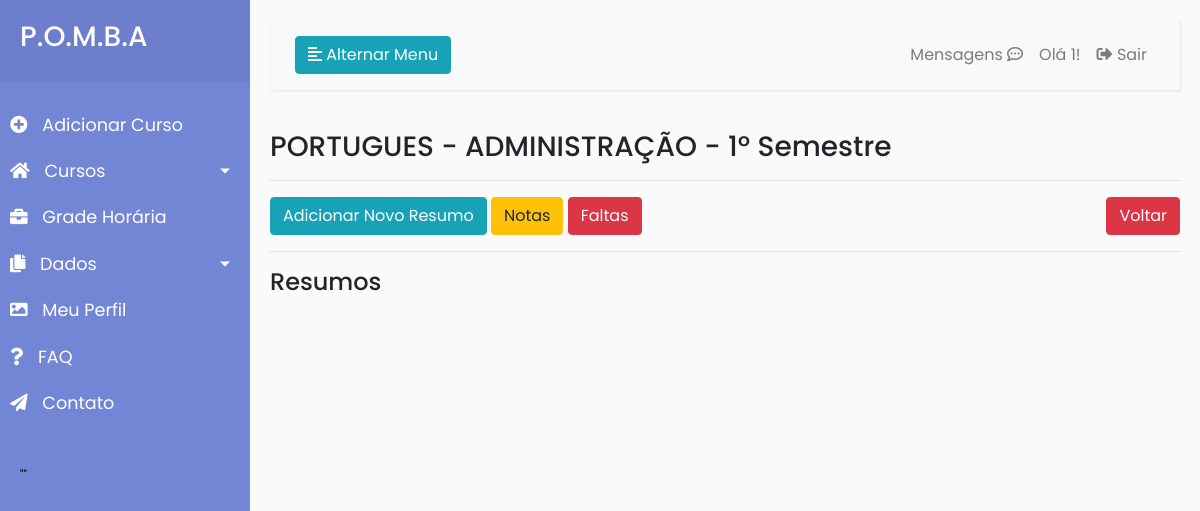
Before: /index.php?page=detalhedisciplina&nomeDisciplina=PORTUGUES&idCursada=6&idSemestre=1&nomeCurso=ADMINISTRAÇÃO (signed in) with the older database file.
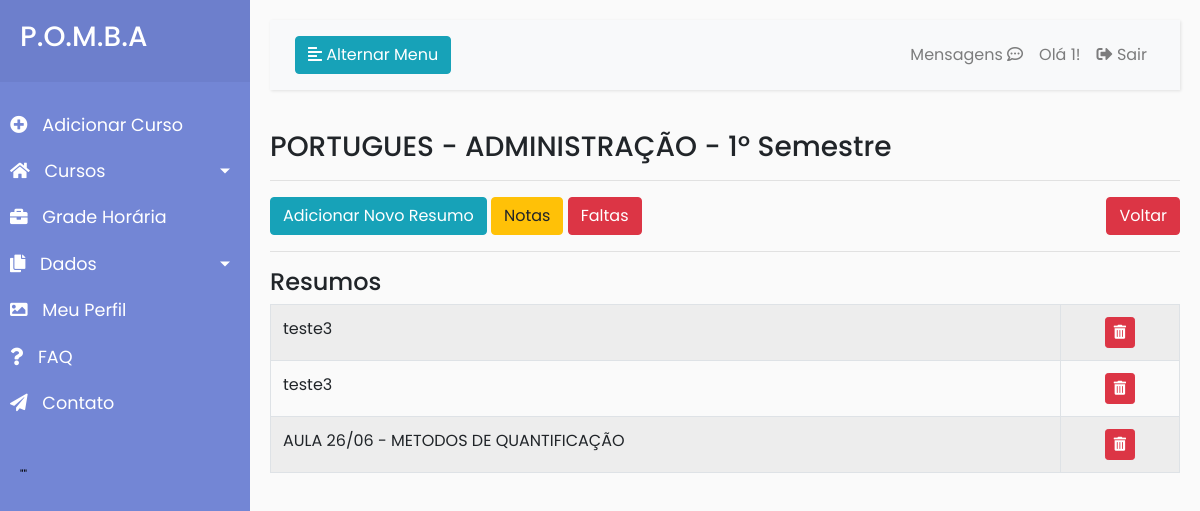
After: the same page with the newer database file.
### tables this page shows
CREATE TABLE `resumos` (
  `idResumo` int(11) NOT NULL,
  `tituloResumo` varchar(50) NOT NULL,
  `conteudoResumo` varchar(700) NOT NULL,
  `idDiscCursada` int(11) NOT NULL
);

### index.php (the view, shortened to what this page needs)
<?php
    require "conn.php";
?>
<!DOCTYPE html>
<html>
<head>
    <link rel="stylesheet" href="https://stackpath.bootstrapcdn.com/bootstrap/4.1.0/css/bootstrap.min.css"
>
    <link rel="stylesheet" href="style4.css">
    <link rel="stylesheet" href="https://use.fontawesome.com/releases/v5.8.1/css/all.css">
</head>
<body>
    <div class="wrapper">
        <nav id="sidebar">
            <div class="sidebar-header">
                <a href="index.php"><h3>P.O.M.B.A</h3></a>
            </div>
            <ul class="list-unstyled components">
            <?php if (isset($_SESSION['email'])){ ?>
                <li>
                    <a href="index.php?page=adicionarcurso" >
                        <i class="fas fa-plus-circle"></i>
                        Adicionar Curso
                    </a>
                </li>
                <li>
                    <a href="#homeSubmenu" data-toggle="collapse" aria-expanded="false" class="dropdown-toggle">
                        <i class="fas fa-home"></i>
                        Cursos
                    </a>
                </li>
                <li>
                    <a href="#">
                        <i class="fas fa-briefcase"></i>
                        Grade Horária
                    </a>
                    <a href="#pageSubmenu" data-toggle="collapse" aria-expanded="false" class="dropdown-toggle">
                        <i class="fas fa-copy"></i>
                        Dados
                    </a>
                </li>
                <li>
                    <a href="#">
                        <i class="fas fa-image"></i>
                        Meu Perfil
                    </a>
                </li>
                <?php } ?>
                <li>
                    <a href="#">
                        <i class="fas fa-question"></i>
                        FAQ
                    </a>
                </li>
                <li>
                    <a href="index.php?page=contato">
                        <i class="fas fa-paper-plane"></i>
                        Contato
                    </a>
                </li>
            </ul>
            <span style="color: black;  font-size: 12px; text-indent: 15px; margin-left: 5px;">
            <?php
            $sql = mysqli_query($conn,"SELECT frases FROM frasesmotivacionais ORDER BY RAND() LIMIT 1");
	    $res = $sql->fetch_assoc();
            print "\"". $res['frases']. "\"";
            ?>
            </span>
        </nav>
        <div id="content">
            <nav class="navbar navbar-expand-lg navbar-light bg-light">
                <div class="container-fluid">
                    <button type="button" id="sidebarCollapse" class="btn btn-info">
                        <i class="fas fa-align-left"></i>
                        <span>Alternar Menu</span>
                    </button>
                    <div class="collapse navbar-collapse" id="navbarSupportedContent">
                        <ul class="nav navbar-nav ml-auto">
                            <?php
					        if (!isset($_SESSION['email'])){ ?>
                            <li class="nav-item">
                                <a role="button" class="btn btn-success my-2" href="index.php?page=cadastro">Cadastro</a>
                            </li>
                            <li class="nav-item">
                                <a role="button" class="btn btn-info my-2 mx-2" data-toggle="modal" data-target="#login">Login</a>
                            </li>
                        <?php } else { ?>
                            <li class="nav-item">
                                <a class="nav-link" href="index.php?page=mensagens">Mensagens <i class="far fa-comment-dots"></i></a>
                            </li>
                            <li class="nav-item">
                                <a class="nav-link">Olá <?php echo $_SESSION['nome']; ?>!</a>
                            </li>
                            <li class="nav-item">
                                <a class="nav-link" href="logout.php"><i class="fas fa-sign-out-alt"></i> Sair</a>
                            </li>
                            <?php } ?>
                        </ul>
                    </div>
                </div>
            </nav>
            <div class="row">
                <div class="col-md-12">
                    <?php include("config.php"); ?>
                </div>
            </div>
        </div>
    </div>
</body>
</html>

### config.php (shortened to what this page needs)
<?php
	require_once "conn.php";
	switch (@$_REQUEST["page"]) {
		case 'detalhedisciplina':
			include("curso/detalheDisciplina.php");
			break;
	}
?>

### curso/detalheDisciplina.php
<?php
    $semestre = $_REQUEST['idSemestre'];
    $nomeCurso = $_REQUEST['nomeCurso'];
    $nomedisciplina = $_REQUEST['nomeDisciplina'];
    $idcursada = $_REQUEST['idCursada'];
    echo "<h3>".$nomedisciplina." - ".$nomeCurso." - ".$semestre."º Semestre</h3><hr>";
?>
<div>
<a role="button" class="btn btn-info " href="index.php?page=adicionarresumo&idCursada=<?php echo $idcursada; ?>">Adicionar Novo Resumo</a>
<a role="button" class="btn btn-warning  " href="index.php">Notas</a>
<a role="button" class="btn btn-danger " href="index.php?page=faltas&idCursada=<?php echo $idcursada; ?>&nomedisciplina=<?php echo $nomedisciplina; ?>&semestre=<?php echo $semestre; ?>">Faltas</a>
<a role="button" class="btn btn-danger float-right" href="javascript:window.history.go(-1);">Voltar</a>
</div>
<hr>
<h4>Resumos</h4>
<?php
    $sql = "SELECT *
            FROM resumos
            WHERE idDiscCursada = '".$idcursada."';";
    $res=mysqli_query($conn,$sql);
    echo "<div class=\"table-responsive\">";
    echo "<table class=\"table table-striped table-bordered table-hover\">";
    echo "<tbody>";
    while($row = $res->fetch_assoc()){
        echo "<tr>";
        echo "<td><a href=\"index.php?page=editarresumo&idresumo=".$row['idResumo']."\"><div style=\"height:100%;width:100%\">".$row['tituloResumo']."</div></a></td>";
        echo '<td class="text-center"><button onclick="if(confirm(\'tem certeza que deseja excluir o RESUMO '.$row['idResumo'].'?\')){location.href=\'resumo/excluirResumo.php?idResumo='.$row['idResumo'].'\';}else{false;}"  class=\'btn btn-danger btn-sm\'><i class="fas fa-trash-alt"></i></button></td>';
        echo "</tr>";
    }
    echo "</tbody>";
    echo "</div>";

### style4.css (style rules this page uses)
body { font-family: 'Poppins', sans-serif; background: #fafafa; }
a, a:hover, a:focus { color: inherit; text-decoration: none; transition: all 0.3s; }
.navbar { padding: 15px 10px; background: #fff; border: none; border-radius: 0; margin-bottom: 40px; box-shadow: 1px 1px 3px rgba(0, 0, 0, 0.1); }
i, span { display: inline-block; }
.wrapper { display: flex; align-items: stretch; }
#sidebar { min-width: 250px; max-width: 250px; background: #7386D5; color: #fff; transition: all 0.3s; }
#sidebar ul li a { text-align: left; }
#sidebar .sidebar-header { padding: 20px; background: #6d7fcc; }
#sidebar ul.components { padding: 20px 0; }
#sidebar ul li a { padding: 10px; font-size: 1.1em; display: block; }
#sidebar ul li a i { margin-right: 10px; }
a[data-toggle="collapse"] { position: relative; }
.dropdown-toggle::after { display: block; position: absolute; top: 50%; right: 20px; transform: translateY(-50%); }
#content { width: 100%; padding: 20px; min-height: 100vh; transition: all 0.3s; }

Changed rows visible on the page:
added resumos: tituloResumo "teste3"
added resumos: tituloResumo "teste3"
added resumos: tituloResumo "AULA 26/06 - METODOS DE QUANTIFICAÇÃO"
